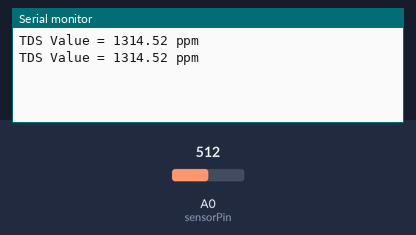
The sketch below on a simulated Arduino Uno, built with avr-gcc and run on an emulated ATmega328P. Parts: the last lines printed to the serial monitor. The test bench sets the inputs (shaded band); at power-on: A0 (sensorPin) = 512.

Above: at 1.8 s.
1.9 s: A0 (sensorPin) set to 716
At 2.5 s:
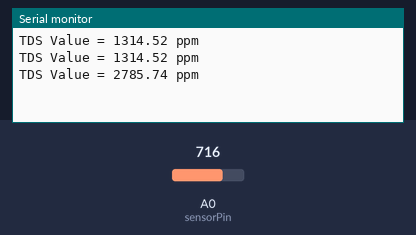
3.4 s: A0 (sensorPin) set to 900
At 4.8 s:
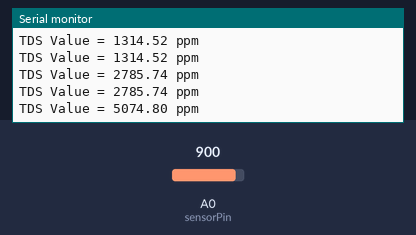
Timing chart, 0 to 6.4 s (numbered marks = the images above; inputs shaded):
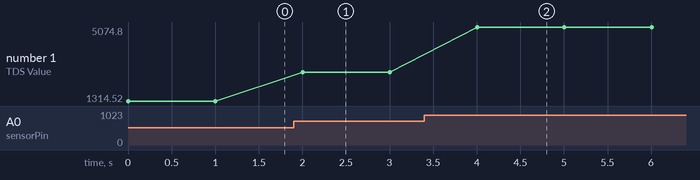

Measured:
- after the input at 1.9 s, the serial monitor: prints a new line after 0.10 s (image 1)
- after the input at 3.4 s, the serial monitor: prints a new line after 0.60 s (image 2)
- plotted number 1: 1314.52 → 2785.74 after the input at 1.9 s, 2785.74 → 5074.8 after the input at 3.4 s

The sketch:

cod.ino
```cpp
#define SERIAL Serial
#define sensorPin A0

int sensorValue = 0;
float tdsValue = 0;
float Voltage = 0;

void setup() {
    SERIAL.begin(9600);
}
void loop() {
    sensorValue = analogRead(sensorPin);
    Voltage = sensorValue*5/1024.0; //Convert analog reading to Voltage
    tdsValue=(133.42*Voltage*Voltage*Voltage - 255.86*Voltage*Voltage + 857.39*Voltage)*0.5; //Convert voltage value to TDS value
    SERIAL.print("TDS Value = ");
    SERIAL.print(tdsValue);
    SERIAL.println(" ppm");
    delay(1000);
}
```
